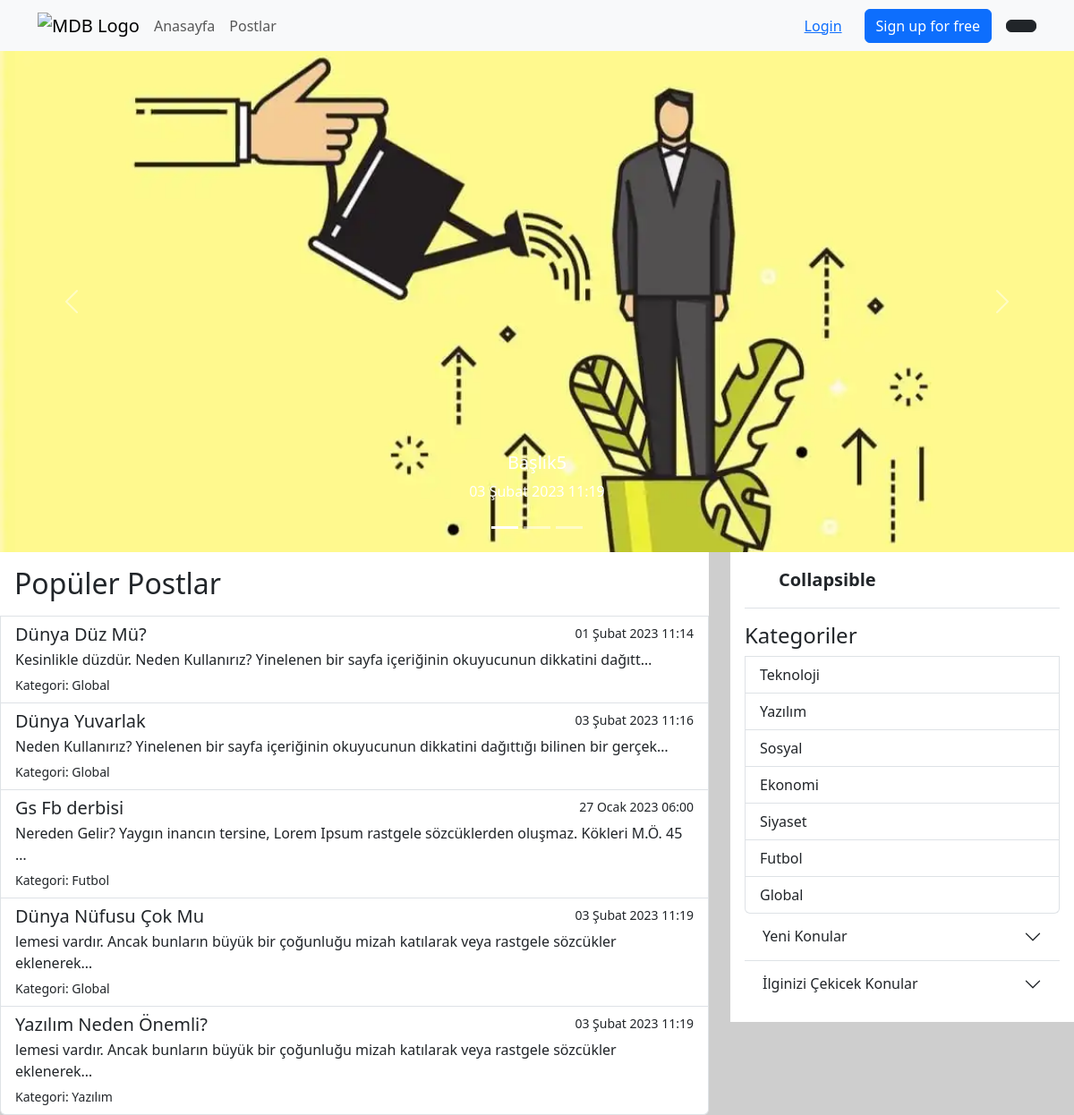
The page / on the database its author committed.
### appMy/models.py (models this page shows, shortened)
class Sozluk(models.Model):
    category = models.ForeignKey(Category, verbose_name=("Kategori"), on_delete=models.CASCADE,null=True)
    title = models.CharField(("Başlık"), max_length=50)
    text = models.TextField(("İçerik Yazısı"),max_length=2000)
    date_now = models.DateTimeField(("Tarih"), auto_now_add=True)
    image = models.FileField(("Fotoğraf"), upload_to='', max_length=100)

class Category(models.Model):
    title = models.CharField(("Kategori"), max_length=50)

### appMy/views.py (the view)
# urls.py: path('', index),
def index(request):
    sozluks = Sozluk.objects.all()[:5]
    sozluks_new = Sozluk.objects.all().order_by("-date_now")[:3]
    sozluks_random = Sozluk.objects.all().order_by("?")[:3]
    categorys = Category.objects.all()
    context={
        "sozluks": sozluks,
        "sozluks_new": sozluks_new,
        "sozluks_random": sozluks_random,
        "categorys":categorys,
    }
    return render(request,'index.html',context)

### appMy/templates/index.html (shortened to what this page needs)
{% extends 'base.html' %}
{% load static %}
{% block body %}
    <main>
        <div class="container-fluid px-0">
            <div class="row">
                <div id="carouselExampleCaptions" class="carousel slide" data-bs-ride="false">
                    <div class="carousel-indicators">
                        <button type="button" data-bs-target="#carouselExampleCaptions" data-bs-slide-to="0" class="active"
                            aria-current="true" aria-label="Slide 1"></button>
                        <button type="button" data-bs-target="#carouselExampleCaptions" data-bs-slide-to="1"
                            aria-label="Slide 2"></button>
                        <button type="button" data-bs-target="#carouselExampleCaptions" data-bs-slide-to="2"
                            aria-label="Slide 3"></button>
                    </div>
                    <div class="carousel-inner">
                        {% for i in sozluks_random %}
                        <div class="carousel-item active">
                            <img style="height: 70vh; object-fit: cover;" src="{{ i.image.url }}" class="d-block w-100" alt="...">
                            <div class="carousel-caption d-none d-md-block">
                                <h5>{{ i.title }}</h5>
                                <p>{{ i.date_now }}</p>
                            </div>
                        </div>
                        {% endfor %}
                    </div>
                    <button class="carousel-control-prev" type="button" data-bs-target="#carouselExampleCaptions" data-bs-slide="prev">
                        <span class="carousel-control-prev-icon" aria-hidden="true"></span>
                    </button>
                    <button class="carousel-control-next" type="button" data-bs-target="#carouselExampleCaptions" data-bs-slide="next">
                        <span class="carousel-control-next-icon" aria-hidden="true"></span>
                    </button>
                </div>
            </div>
            <div class="row">
                <div class="col-8">
                    <div class="list-group">
                        <h2 class="card-title bg-white p-3">Popüler Postlar</h2>
                        {% for i in sozluks %}
                        <a href="/detay/{{ i.id }}/" class="list-group-item list-group-item-action">
                            <div class="d-flex w-100 justify-content-between">
                                <h5 class="mb-1">{{ i.title }}</h5>
                                <small>{{ i.date_now }}</small>
                            </div>
                            <p class="mb-1">{{ i.text|truncatechars:100 }}</p>
                            <small>Kategori: {{ i.category.title }}</small>
                        </a>
                        {% endfor %}
                    </div>
                </div>
                {% include 'part/_sidenav.html' %}
            </div>
        </div>
    </main>
{% endblock body %}

### appMy/templates/part/_sidenav.html (shortened to what this page needs)
{% load static %}
<div class="col-4">
    <div class="flex-shrink-0 p-3 bg-white">
        <a href="/" class="d-flex align-items-center pb-3 mb-3 link-dark text-decoration-none border-bottom">
            <svg class="bi pe-none me-2" width="30" height="24">
                <use xlink:href="#bootstrap"></use>
            </svg>
            <span class="fs-5 fw-semibold">Collapsible</span>
        </a>
        <div class="list-group">
            <h4>Kategoriler</h4>
            {% for i in categorys %}
            <a href="/post/{{ i.id }}/" class="list-group-item list-group-item-action">{{ i.title }}</a>
            {% endfor %}
        </div>
        <div class="accordion accordion-flush" id="accordionFlushExample">
            <div class="accordion-item">
                <h2 class="accordion-header" id="flush-headingOne">
                    <button class="accordion-button collapsed" type="button" data-bs-toggle="collapse"
                        data-bs-target="#flush-collapseOne" aria-expanded="false" aria-controls="flush-collapseOne">
                        Yeni Konular
                    </button>
                </h2>
            </div>
            <div class="accordion-item">
                <h2 class="accordion-header" id="flush-heading2">
                    <button class="accordion-button collapsed" type="button" data-bs-toggle="collapse"
                        data-bs-target="#flush-collapse2" aria-expanded="false" aria-controls="flush-collapse2">
                        İlginizi Çekicek Konular
                    </button>
                </h2>
            </div>
        </div>
    </div>
</div>

### appMy/templates/base.html (style rules this page uses)
body { background: #cecece }

### rows shown on the page
Sozluk: image (picture), title "Başlık5", date_now "03 Şubat 2023 11:19"
Sozluk: title "Dünya Düz Mü?", date_now "01 Şubat 2023 11:14", text "Kesinlikle düzdür. Neden Kullanırız? Yinelenen bir sayfa içeriğinin okuyucunun dikkatini dağıtt…", category "Global"
Sozluk: title "Dünya Yuvarlak", date_now "03 Şubat 2023 11:16", text "Neden Kullanırız? Yinelenen bir sayfa içeriğinin okuyucunun dikkatini dağıttığı bilinen bir gerçek…", category "Global"
Sozluk: title "Gs Fb derbisi", date_now "27 Ocak 2023 06:00", text "Nereden Gelir? Yaygın inancın tersine, Lorem Ipsum rastgele sözcüklerden oluşmaz. Kökleri M.Ö. 45 …", category "Futbol"
Sozluk: title "Dünya Nüfusu Çok Mu", date_now "03 Şubat 2023 11:19", text "lemesi vardır. Ancak bunların büyük bir çoğunluğu mizah katılarak veya rastgele sözcükler eklenerek…", category "Global"
Sozluk: title "Yazılım Neden Önemli?", date_now "03 Şubat 2023 11:19", text "lemesi vardır. Ancak bunların büyük bir çoğunluğu mizah katılarak veya rastgele sözcükler eklenerek…", category "Yazılım"
Category: title "Teknoloji"
Category: title "Yazılım"
Category: title "Sosyal"
Category: title "Ekonomi"
Category: title "Siyaset"
Category: title "Futbol"
Category: title "Global"
